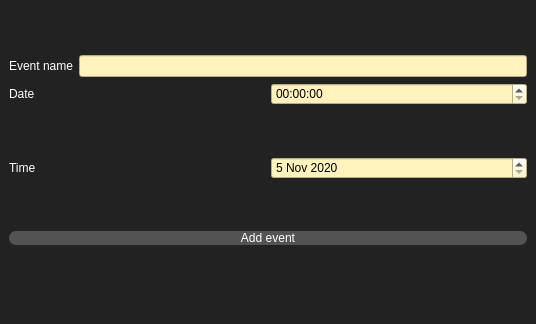
<?xml version="1.0" encoding="UTF-8"?>
<ui version="4.0">
 <class>MainWindow</class>
 <widget class="QMainWindow" name="MainWindow">
  <property name="geometry">
   <rect>
    <x>0</x>
    <y>0</y>
    <width>536</width>
    <height>324</height>
   </rect>
  </property>
  <property name="minimumSize">
   <size>
    <width>536</width>
    <height>324</height>
   </size>
  </property>
  <property name="windowTitle">
   <string>MainWindow</string>
  </property>
  <property name="windowIcon">
   <iconset>
    <normaloff>../files/jojo.ico</normaloff>../files/jojo.ico</iconset>
  </property>
  <property name="styleSheet">
   <string notr="true">QWidget{
	background-color:rgb(34, 34, 34);
	color:white;
}
QTimeEdit{
	background-color:rgb(255, 242, 189);
	color:black;
}

QDateEdit{
	background-color:rgb(255, 242, 189);
	color:black;
}

QLineEdit{
	background-color:rgb(255, 242, 189);
	color:black;
}

QPushButton{
	background-color: rgb(83, 83, 83);
	border-radius: 6.5px;
}

QPushButton:hover{
	background-color:rgb(52, 52, 52)
}</string>
  </property>
  <widget class="QWidget" name="centralwidget">
   <layout class="QHBoxLayout" name="horizontalLayout_4">
    <item>
     <layout class="QVBoxLayout" name="verticalLayout_2">
      <item>
       <layout class="QVBoxLayout" name="verticalLayout">
        <item>
         <layout class="QHBoxLayout" name="horizontalLayout">
          <item>
           <widget class="QLabel" name="label_2">
            <property name="text">
             <string>Event name</string>
            </property>
           </widget>
          </item>
          <item>
           <widget class="QLineEdit" name="lineEdit"/>
          </item>
         </layout>
        </item>
        <item>
         <layout class="QHBoxLayout" name="horizontalLayout_2">
          <item>
           <widget class="QLabel" name="label">
            <property name="text">
             <string>Date</string>
            </property>
           </widget>
          </item>
          <item>
           <widget class="QTimeEdit" name="timeEdit"/>
          </item>
         </layout>
        </item>
       </layout>
      </item>
      <item>
       <layout class="QHBoxLayout" name="horizontalLayout_3">
        <item>
         <widget class="QLabel" name="label_3">
          <property name="text">
           <string>Time</string>
          </property>
         </widget>
        </item>
        <item>
         <widget class="QDateEdit" name="dateEdit">
          <property name="dateTime">
           <datetime>
            <hour>0</hour>
            <minute>0</minute>
            <second>0</second>
            <year>2020</year>
            <month>11</month>
            <day>5</day>
           </datetime>
          </property>
          <property name="minimumDate">
           <date>
            <year>2020</year>
            <month>11</month>
            <day>5</day>
           </date>
          </property>
         </widget>
        </item>
       </layout>
      </item>
      <item>
       <widget class="QPushButton" name="pushButton">
        <property name="text">
         <string>Add event</string>
        </property>
       </widget>
      </item>
     </layout>
    </item>
   </layout>
  </widget>
  <widget class="QMenuBar" name="menubar">
   <property name="geometry">
    <rect>
     <x>0</x>
     <y>0</y>
     <width>536</width>
     <height>21</height>
    </rect>
   </property>
  </widget>
  <widget class="QStatusBar" name="statusbar"/>
 </widget>
 <resources/>
 <connections/>
</ui>
